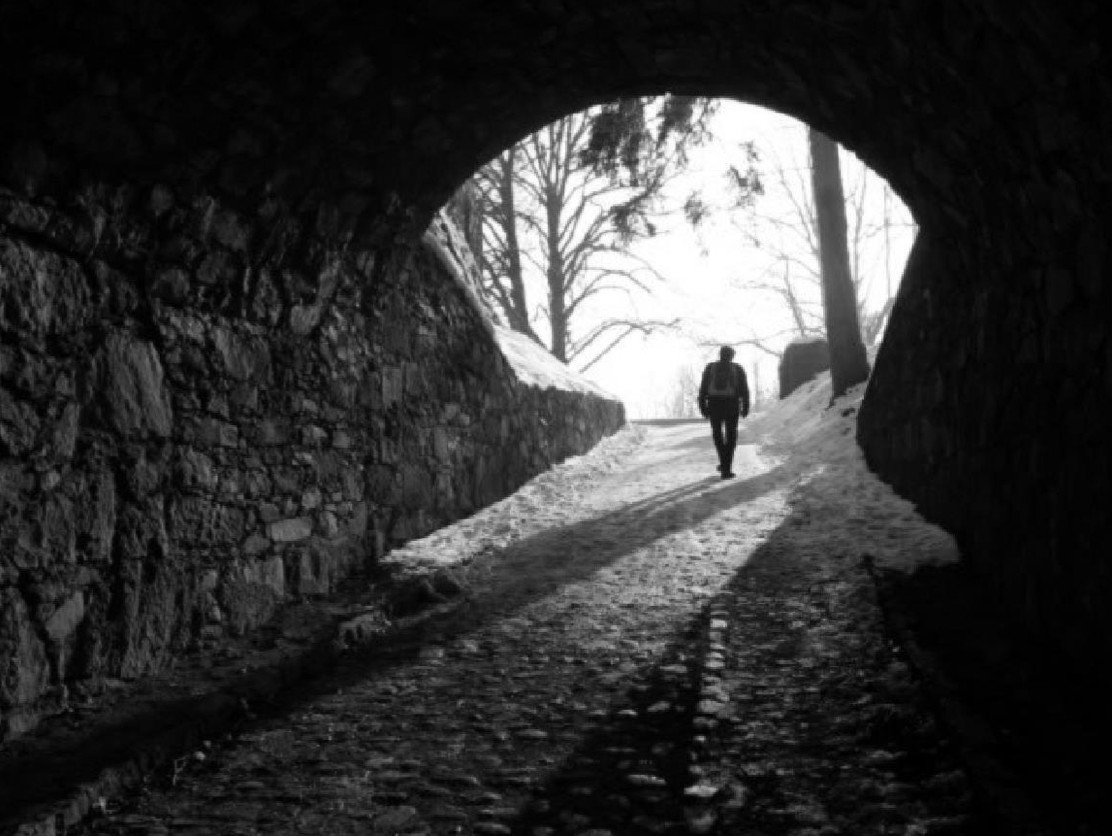
%> input picture tugas-2/task4/test_images/dark_tunnel.jpg, 1112 x 836 px
$ octave main_brightening.m   (GNU Octave 9; MATLAB toolbox functions it lacks are replaced by stand-ins)
%> lines starting %> are read from the running program, lines starting %| are printed output that depends on the picture
### tugas-2/task4/homomorphicFilter.m
function [enhanced, spectrum] = homomorphicFilter(image, gammaL, gammaH, c, D0)
    isColor = (size(image, 3) == 3);

    if isColor
        hsv = rgb2hsv(image);
        [v_enhanced, spectrum] = processChannel(uint8(hsv(:,:,3) * 255), gammaL, gammaH, c, D0);
        hsv(:,:,3) = double(v_enhanced) / 255.0;
        hsv(:,:,2) = hsv(:,:,2) .^ 0.7;  % Power < 1 boosts saturation
        hsv(:,:,2) = min(hsv(:,:,2) * 1.5, 1.0);  % Then scale up
        enhanced = im2uint8(hsv2rgb(hsv));
    else
        [enhanced, spectrum] = processChannel(image, gammaL, gammaH, c, D0);
    end
end

function [enhanced, spectrum] = processChannel(img, gammaL, gammaH, c, D0)
    img_orig = double(img);
    img_normalized = img_orig / 255.0;
    epsilon = 1e-6;
    img_normalized = img_normalized + epsilon;
    logImg = log(img_normalized);
    F = fft2(logImg);
    F_shifted = fftshift(F);
    [M, N] = size(img);
    H = createHomomorphicFilter(M, N, gammaL, gammaH, c, D0);
    G_shifted = F_shifted .* H;
    G = ifftshift(G_shifted);
    g = real(ifft2(G));
    enhanced = exp(g);
    enhanced = enhanced - epsilon;
    enhanced(enhanced < 0) = 0;
    minVal = min(enhanced(:));
    maxVal = max(enhanced(:));

    if maxVal > minVal
        enhanced = (enhanced - minVal) / (maxVal - minVal);
    end

    gamma = 0.3;
    enhanced = enhanced .^ gamma;
    enhanced = uint8(enhanced * 255);
    spectrum.original = log(1 + abs(fftshift(fft2(img_normalized))));
    spectrum.filtered = log(1 + abs(G_shifted));
    spectrum.filter = H;
    spectrum.logImage = logImg;
end

function H = createHomomorphicFilter(M, N, gammaL, gammaH, c, D0)
    u = 0:(M-1);
    v = 0:(N-1);
    idx = find(u > M/2);
    u(idx) = u(idx) - M;
    idx = find(v > N/2);
    v(idx) = v(idx) - N;
    [V, U] = meshgrid(v, u);
    D = sqrt(U.^2 + V.^2);
    H = (gammaH - gammaL) * (1 - exp(-c * (D.^2 / D0^2))) + gammaL;
end

### tugas-2/task4/visualizeHomomorphic.m
function visualizeHomomorphic(original, enhanced, spectrum, params)
    figure('Name', 'Homomorphic Filtering Analysis', 'Position', [50 50 1400 900]);

    subplot(3, 4, 1);
    imshow(original);
    title('Original Image');

    subplot(3, 4, 2);
    imshow(enhanced);
    title(sprintf('Enhanced Image\n(γ_L=%.2f, γ_H=%.2f, c=%.2f, D_0=%d)', ...
        params.gammaL, params.gammaH, params.c, params.D0));

    subplot(3, 4, 3);
    if size(original, 3) == 1
        [countsOrig, bins] = imhist(original);
        [countsEnh, ~] = imhist(enhanced);
        plot(bins, countsOrig, 'b-', 'LineWidth', 1.5); hold on;
        plot(bins, countsEnh, 'r-', 'LineWidth', 1.5);
        legend('Original', 'Enhanced', 'Location', 'best');
    else
        hold on;
        for ch = 1:3
            [counts, bins] = imhist(original(:,:,ch));
            plot(bins, counts, '--', 'LineWidth', 1, 'Color', [ch==1, ch==2, ch==3]*0.7);
        end
        for ch = 1:3
            [counts, bins] = imhist(enhanced(:,:,ch));
            plot(bins, counts, '-', 'LineWidth', 1.5, 'Color', [ch==1, ch==2, ch==3]);
        end
        legend('R orig', 'G orig', 'B orig', 'R enh', 'G enh', 'B enh', 'Location', 'best');
    end
    xlabel('Intensity'); ylabel('Frequency');
    title('Histogram Comparison');
    grid on;

    subplot(3, 4, 4);
    meanOrig = mean(double(original(:)));
    meanEnh = mean(double(enhanced(:)));
    bar([meanOrig, meanEnh]);
    set(gca, 'XTickLabel', {'Original', 'Enhanced'});
    ylabel('Mean Brightness');
    title(sprintf('Brightness: %.1f → %.1f', meanOrig, meanEnh));
    grid on;

    subplot(3, 4, 5);
    imshow(spectrum.logImage, []);
    title('Log Transform');
    colormap(gca, 'gray');

    subplot(3, 4, 6);
    imshow(spectrum.original, []);
    title('Original Spectrum');
    colormap(gca, 'jet'); colorbar;

    subplot(3, 4, 7);
    imshow(spectrum.filter, []);
    title('Homomorphic Filter H(u,v)');
    colormap(gca, 'jet'); colorbar;

    subplot(3, 4, 8);
    imshow(spectrum.filtered, []);
    title('Filtered Spectrum');
    colormap(gca, 'jet'); colorbar;

    subplot(3, 4, 9);
    [M, N] = size(spectrum.filter);
    centerRow = round(M/2);
    plot(spectrum.filter(centerRow, :), 'b-', 'LineWidth', 2);
    hold on;
    yline(params.gammaL, 'r--', 'γ_L', 'LineWidth', 1.5);
    yline(params.gammaH, 'g--', 'γ_H', 'LineWidth', 1.5);
    xlabel('Frequency'); ylabel('H(u,v)');
    title('Filter Cross-Section');
    grid on;
    legend('H(u,v)', sprintf('γ_L = %.2f', params.gammaL), ...
        sprintf('γ_H = %.2f', params.gammaH), 'Location', 'best');

    subplot(3, 4, 10);
    [X, Y] = meshgrid(1:5:N, 1:5:M);
    Z = spectrum.filter(1:5:M, 1:5:N);
    surf(X, Y, Z, 'EdgeColor', 'none');
    title('3D Filter View');
    xlabel('u'); ylabel('v'); zlabel('H(u,v)');
    colormap(gca, 'jet'); colorbar;
    view(45, 30);

    subplot(3, 4, 11);
    contrastOrig = std(double(original(:)));
    contrastEnh = std(double(enhanced(:)));
    bar([contrastOrig, contrastEnh]);
    set(gca, 'XTickLabel', {'Original', 'Enhanced'});
    ylabel('Contrast (Std Dev)');
    title(sprintf('Contrast: %.1f → %.1f', contrastOrig, contrastEnh));
    grid on;

    subplot(3, 4, 12);
    [M, N, ~] = size(original);
    rowRange = round(M/3):round(2*M/3);
    colRange = round(N/3):round(2*N/3);

    roiOrig = original(rowRange, colRange, :);
    roiEnh = enhanced(rowRange, colRange, :);

    comparison = [roiOrig, uint8(255*ones(size(roiOrig,1), 5, size(roiOrig,3))), roiEnh];
    imshow(comparison);
    title('Zoomed Comparison (Orig | Enhanced)');

    sgtitle(sprintf('Homomorphic Filtering: γ_L=%.2f, γ_H=%.2f, c=%.2f, D_0=%d', ...
        params.gammaL, params.gammaH, params.c, params.D0), 'FontSize', 14, 'FontWeight', 'bold');
end

### tugas-2/task4/compareEnhancement.m
function results = compareEnhancement(image, params)
    numTests = length(params);
    results = struct('name', {}, 'enhanced', {}, 'params', {}, 'metrics', {}, 'spectrum', {});

    fprintf('Comparing %d enhancement configurations...\n', numTests);

    for i = 1:numTests
        fprintf('  [%d/%d] %s... ', i, numTests, params(i).name);

        tic;
        [enhanced, spectrum] = homomorphicFilter(image, ...
            params(i).gammaL, params(i).gammaH, params(i).c, params(i).D0);
        elapsed = toc;

        metrics = calculateMetrics(image, enhanced);
        metrics.processingTime = elapsed;

        results(i).name = params(i).name;
        results(i).enhanced = enhanced;
        results(i).params = params(i);
        results(i).metrics = metrics;
        results(i).spectrum = spectrum;

        fprintf('Done (%.3fs)\n', elapsed);
    end

    fprintf('Comparison complete!\n');
end

function metrics = calculateMetrics(original, enhanced)
    orig = double(original);
    enh = double(enhanced);

    metrics.meanBrightnessOrig = mean(orig(:));
    metrics.meanBrightnessEnh = mean(enh(:));
    metrics.brightnessIncrease = metrics.meanBrightnessEnh - metrics.meanBrightnessOrig;
    metrics.brightnessRatio = metrics.meanBrightnessEnh / metrics.meanBrightnessOrig;

    metrics.contrastOrig = std(orig(:));
    metrics.contrastEnh = std(enh(:));
    metrics.contrastIncrease = metrics.contrastEnh - metrics.contrastOrig;

    metrics.dynamicRangeOrig = double(max(original(:))) - double(min(original(:)));
    metrics.dynamicRangeEnh = double(max(enhanced(:))) - double(min(enhanced(:)));

    metrics.entropyOrig = entropy(original);
    metrics.entropyEnh = entropy(enhanced);

    if size(original, 3) == 1
        [countsOrig, ~] = imhist(original);
        [countsEnh, ~] = imhist(enhanced);
    else
        countsOrig = (imhist(original(:,:,1)) + imhist(original(:,:,2)) + imhist(original(:,:,3))) / 3;
        countsEnh = (imhist(enhanced(:,:,1)) + imhist(enhanced(:,:,2)) + imhist(enhanced(:,:,3))) / 3;
    end

    metrics.histUniformityOrig = sum((countsOrig / sum(countsOrig)).^2);
    metrics.histUniformityEnh = sum((countsEnh / sum(countsEnh)).^2);

    if size(original, 3) == 1
        grayOrig = original;
        grayEnh = enhanced;
    else
        grayOrig = rgb2gray(original);
        grayEnh = rgb2gray(enhanced);
    end

    [Gx, Gy] = gradient(double(grayOrig));
    metrics.edgeContentOrig = mean(sqrt(Gx(:).^2 + Gy(:).^2));

    [Gx, Gy] = gradient(double(grayEnh));
    metrics.edgeContentEnh = mean(sqrt(Gx(:).^2 + Gy(:).^2));
end

### tugas-2/task4/main_brightening.m
%% MAIN_BRIGHTENING
clear; clc; close all;

%% 1. SETUP
fprintf('=== HOMOMORPHIC FILTERING - IMAGE BRIGHTENING ===\n');
fprintf('Memisahkan komponen iluminasi dan reflektansi\n');
fprintf('untuk mencerahkan citra gelap\n\n');

addpath(genpath('.'));

%% 2. LOAD TEST IMAGES
fprintf('Loading test images...\n');

try
    imgTunnel = imread('test_images/dark_tunnel.jpg');
%> imgTunnel is the input picture: size 836x1112x3 uint8; min 0, max 255, mean 51.8
    if size(imgTunnel, 3) == 3
        imgTunnel = rgb2gray(imgTunnel);
%> imgTunnel: size 836x1112 uint8
    end
    fprintf('  ✓ Dark tunnel image loaded\n');
catch
    imgTunnel = imread('pout.tif');
    fprintf('  ! Using fallback image: pout.tif\n');
end

try
    imgFlower = imread('test_images/dark_flower.jpg');
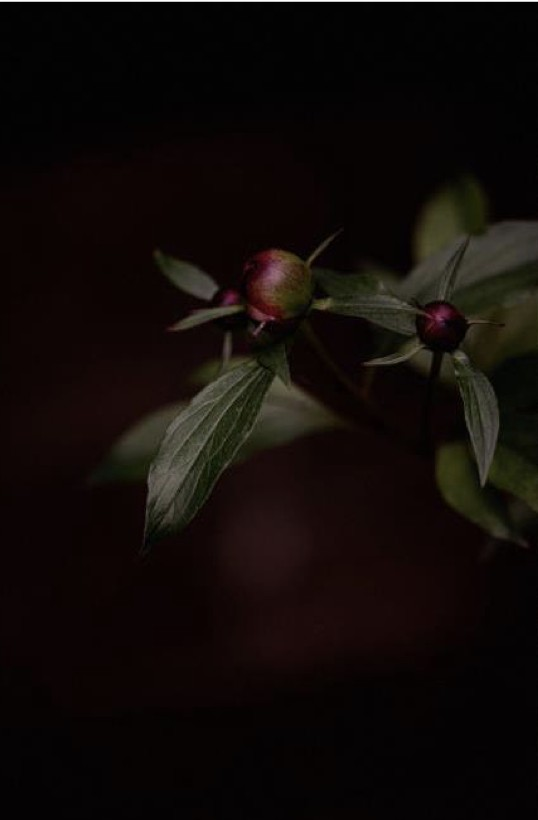
%> input picture tugas-2/task4/test_images/dark_flower.jpg, 538 x 820 px
%> imgFlower is the input picture: size 820x538x3 uint8; mean R, G, B 16.6, 10.7, 8.3
    fprintf('  ✓ Dark flower image loaded\n');
catch
    imgFlower = imread('peppers.png');
    fprintf('  ! Using fallback image: peppers.png\n');
end

try
    imgExtra1 = imread('cameraman.tif');
    fprintf('  ✓ Extra test image 1 loaded\n');
catch
    imgExtra1 = uint8(rand(256,256)*255);
    fprintf('  ! Using random image 1\n');
end

try
    imgExtra2 = imread('autumn.tif');
    fprintf('  ✓ Extra test image 2 loaded (color)\n');
catch
    imgExtra2 = uint8(rand(256,256,3)*255);
    fprintf('  ! Using random image 2\n');
end

%% 3. TEST 1
fprintf('\n=== TEST 1: DARK TUNNEL (GRAYSCALE) ===\n');
fprintf('Applying homomorphic filter...\n');
fprintf('  Parameters: γL=0.5, γH=2.0, c=1.0, D0=30\n');
[enhancedTunnel, spectrumTunnel] = homomorphicFilter(imgTunnel, 0.5, 2.0, 1.0, 30);
%> in processChannel, `minVal = min(enhanced(:));`: minVal = 0
%> in processChannel, `maxVal = max(enhanced(:));`: maxVal = 1

params1.gammaL = 0.5;
params1.gammaH = 2.0;
params1.c = 1.0;
params1.D0 = 30;
visualizeHomomorphic(imgTunnel, enhancedTunnel, spectrumTunnel, params1);
%> in visualizeHomomorphic, `[countsOrig, bins] = imhist(original);`: countsOrig = 256 values, max 43845 at index 5, min 562 at index 221, mean 3631.4; bins = 256 values from 0 to 255
%> in visualizeHomomorphic, `[countsEnh, ~] = imhist(enhanced);`: countsEnh = 256 values, max 43502 at index 22, min 0 at index 2, mean 3631.4
%> in visualizeHomomorphic, `meanOrig = mean(double(original(:)));`: meanOrig = 51.82
%> in visualizeHomomorphic, `meanEnh = mean(double(enhanced(:)));`: meanEnh = 81.2
%> in visualizeHomomorphic, `[M, N] = size(spectrum.filter);`: M = 836; N = 1112
%> in visualizeHomomorphic, `centerRow = round(M/2);`: centerRow = 418
%> in visualizeHomomorphic, `contrastOrig = std(double(original(:)));`: contrastOrig = 69.68
%> in visualizeHomomorphic, `contrastEnh = std(double(enhanced(:)));`: contrastEnh = 68.08

figure('Name', 'Contoh 1: Dark Tunnel (Input vs Output)', 'Position', [100 100 1200 500]);
subplot(1, 2, 1);
imshow(imgTunnel);
title('Input Image (Dark Tunnel)');

subplot(1, 2, 2);
imshow(enhancedTunnel);
title('Filtered Image (Brightened)');

sgtitle('Homomorphic Filtering: Dark Tunnel Enhancement', 'FontSize', 14, 'FontWeight', 'bold');

%% 4. TEST 2
fprintf('\n=== TEST 2: DARK FLOWER (COLOR IMAGE) ===\n');

fprintf('Applying homomorphic filter to color image...\n');
fprintf('  Parameters: γL=0.5, γH=2.0, c=1.0, D0=30\n');
[enhancedFlower, spectrumFlower] = homomorphicFilter(imgFlower, 0.5, 2.0, 1.0, 30);
%> call 2 of homomorphicFilter, with gammaL = 0.5, gammaH = 2, c = 1, D0 = 30
%> in homomorphicFilter (call 2), `enhanced = im2uint8(hsv2rgb(hsv));`:
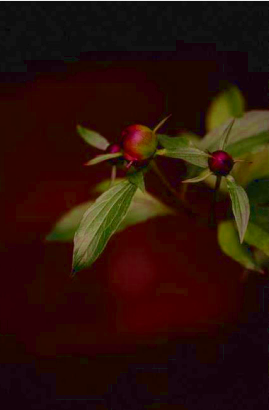
%> enhanced: size 820x538x3 uint8 (shown at 1/2 size); mean R, G, B 43.7, 17.7, 9

params2.gammaL = 0.5;
params2.gammaH = 2.0;
params2.c = 1.0;
params2.D0 = 30;
visualizeHomomorphic(imgFlower, enhancedFlower, spectrumFlower, params2);
%> in visualizeHomomorphic (call 2), `meanOrig = mean(double(original(:)));`: meanOrig = 11.85
%> in visualizeHomomorphic (call 2), `meanEnh = mean(double(enhanced(:)));`: meanEnh = 23.45
%> in visualizeHomomorphic (call 2), `imshow(spectrum.filter, []);`:
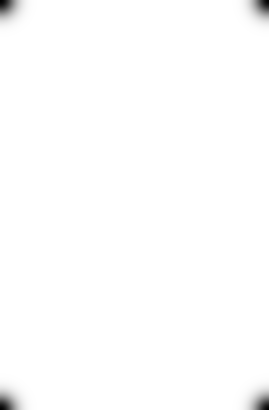
%> displayed picture: size 820x538, on the screen's scale of 0 to 255 (shown at 1/2 size); min 0, max 255, mean 253.4
%> in visualizeHomomorphic (call 2), `[M, N] = size(spectrum.filter);`: M = 820; N = 538
%> in visualizeHomomorphic (call 2), `centerRow = round(M/2);`: centerRow = 410
%> in visualizeHomomorphic (call 2), `contrastOrig = std(double(original(:)));`: contrastOrig = 19.26
%> in visualizeHomomorphic (call 2), `contrastEnh = std(double(enhanced(:)));`: contrastEnh = 29.78

figure('Name', 'Contoh 2: Dark Flower (Input: kiri, Filtered: kanan)', 'Position', [100 100 1000 500]);
comparison = [imgFlower, uint8(255*ones(size(imgFlower,1), 10, 3)), enhancedFlower];
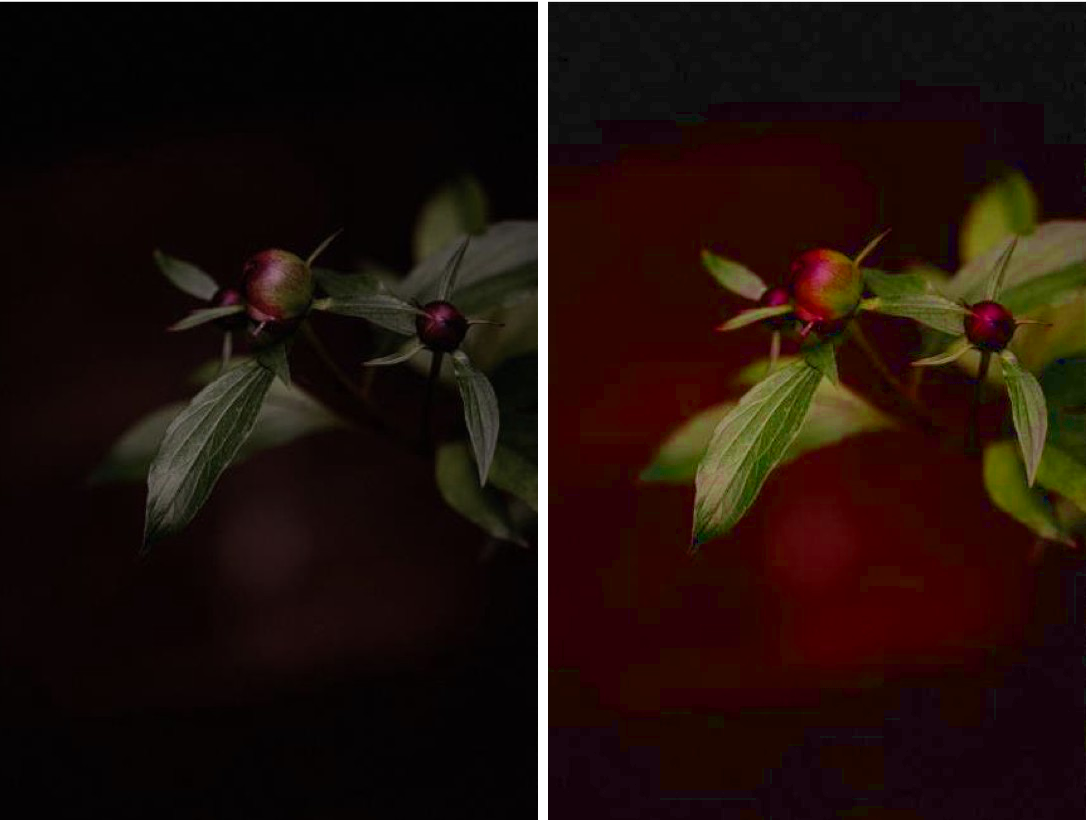
%> comparison: size 820x1086x3 uint8; mean R, G, B 32.2, 16.4, 10.9
imshow(comparison);
title('Left: Input (Dark Flower) | Right: Filtered (Brightened)', 'FontSize', 12);

%% 5. TEST 3
fprintf('\n=== TEST 3: PARAMETER COMPARISON ===\n');

testParams = [
    struct('gammaL', 0.3, 'gammaH', 1.5, 'c', 1.0, 'D0', 30, 'name', 'Mild Enhancement'),
    struct('gammaL', 0.5, 'gammaH', 2.0, 'c', 1.0, 'D0', 30, 'name', 'Moderate Enhancement'),
    struct('gammaL', 0.7, 'gammaH', 2.5, 'c', 1.5, 'D0', 40, 'name', 'Strong Enhancement'),
    struct('gammaL', 0.4, 'gammaH', 2.0, 'c', 0.5, 'D0', 50, 'name', 'Wide Filter'),
    struct('gammaL', 0.5, 'gammaH', 2.0, 'c', 2.0, 'D0', 20, 'name', 'Narrow Filter')
];

results = compareEnhancement(imgTunnel, testParams);
%> the loop in compareEnhancement, `for i = 1:numTests` made 5 passes
%> after the loop in compareEnhancement, `for i = 1:numTests`: results = 5 items
%> results = 5 items

figure('Name', 'Parameter Comparison', 'Position', [50 50 1400 800]);

subplot(2, 3, 1);
imshow(imgTunnel);
title('Original');

for i = 1:length(results)
    subplot(2, 3, i+1);
    imshow(results(i).enhanced);
    title(sprintf('%s\nγL=%.1f, γH=%.1f\nMean: %.1f', ...
        results(i).name, results(i).params.gammaL, results(i).params.gammaH, ...
        results(i).metrics.meanBrightnessEnh));
end
%> this loop made 5 passes

sgtitle('Parameter Comparison for Dark Tunnel Image', 'FontSize', 14, 'FontWeight', 'bold');

%% 6. TEST 4
fprintf('\n=== TEST 4: METRICS ANALYSIS ===\n');

figure('Name', 'Enhancement Metrics', 'Position', [50 50 1400 600]);

subplot(2, 4, 1);
brightness = arrayfun(@(x) x.metrics.meanBrightnessEnh, results);
%> brightness = [101.7 81.2 66.84 81.18 81.22]
bar(brightness);
set(gca, 'XTickLabel', 1:length(results));
ylabel('Mean Brightness');
title('Brightness After Enhancement');
grid on;

subplot(2, 4, 2);
ratios = arrayfun(@(x) x.metrics.brightnessRatio, results);
%> ratios = [1.96 1.57 1.29 1.57 1.57]
bar(ratios);
set(gca, 'XTickLabel', 1:length(results));
ylabel('Ratio');
title('Brightness Ratio (Enh/Orig)');
grid on;

subplot(2, 4, 3);
contrast = arrayfun(@(x) x.metrics.contrastEnh, results);
%> contrast = [64.51 68.08 69.6 68.07 68.09]
bar(contrast);
set(gca, 'XTickLabel', 1:length(results));
ylabel('Contrast (Std)');
title('Contrast After Enhancement');
grid on;

subplot(2, 4, 4);
entropy_vals = arrayfun(@(x) x.metrics.entropyEnh, results);
%> entropy_vals = [6.81 6.78 6.77 6.88 6.73]
bar(entropy_vals);
set(gca, 'XTickLabel', 1:length(results));
ylabel('Entropy');
title('Information Content');
grid on;

subplot(2, 4, 5);
edges = arrayfun(@(x) x.metrics.edgeContentEnh, results);
%> edges = [5.94 5.76 5.46 5.76 5.76]
bar(edges);
set(gca, 'XTickLabel', 1:length(results));
ylabel('Edge Content');
title('Edge Strength');
grid on;

subplot(2, 4, 6);
times = arrayfun(@(x) x.metrics.processingTime, results);
%> times = [1.29 1.05 0.405 0.388 0.38]
bar(times);
set(gca, 'XTickLabel', 1:length(results));
ylabel('Time (s)');
title('Processing Time');
grid on;

subplot(2, 4, 7);
gammaL = arrayfun(@(x) x.params.gammaL, results);
%> gammaL = [0.3 0.5 0.7 0.4 0.5]
gammaH = arrayfun(@(x) x.params.gammaH, results);
%> gammaH = [1.5 2 2.5 2 2]
bar([gammaL; gammaH]');
set(gca, 'XTickLabel', 1:length(results));
ylabel('Gamma Value');
title('γL vs γH');
legend('γL', 'γH', 'Location', 'best');
grid on;

subplot(2, 4, 8);
D0_vals = arrayfun(@(x) x.params.D0, results);
%> D0_vals = [30 30 40 50 20]
bar(D0_vals);
set(gca, 'XTickLabel', 1:length(results));
ylabel('D0');
title('Cutoff Frequency');
grid on;

%% 8. TEST 5
fprintf('\n=== TEST 5: EFFECT OF GAMMA_L (Low Frequency Gain) ===\n');

gammaL_range = [0.2, 0.4, 0.6, 0.8, 1.0];
figure('Name', 'Effect of Gamma_L', 'Position', [50 50 1400 700]);

subplot(2, length(gammaL_range)+1, 1);
imshow(imgTunnel);
title('Original');

for i = 1:length(gammaL_range)
    gL = gammaL_range(i);
    [enhanced, spectrum] = homomorphicFilter(imgTunnel, gL, 2.0, 1.0, 30);

    subplot(2, length(gammaL_range)+1, i+1);
    imshow(enhanced);
    title(sprintf('γ_L = %.1f\nMean: %.1f', gL, mean(double(enhanced(:)))));

    subplot(2, length(gammaL_range)+1, length(gammaL_range)+1 + i+1);
    imshow(spectrum.filter, []);
    title(sprintf('Filter (γ_L=%.1f)', gL));
    colormap(gca, 'jet');

    fprintf('  γL=%.1f: Mean brightness = %.1f\n', gL, mean(double(enhanced(:))));
end

sgtitle('Effect of γ_L on Enhancement (γ_H=2.0, c=1.0, D_0=30)', 'FontSize', 14);

%% 9. TEST 6
fprintf('\n=== TEST 6: EFFECT OF GAMMA_H (High Frequency Gain) ===\n');

gammaH_range = [1.0, 1.5, 2.0, 2.5, 3.0];
figure('Name', 'Effect of Gamma_H', 'Position', [50 50 1400 700]);

subplot(2, length(gammaH_range)+1, 1);
imshow(imgTunnel);
title('Original');

for i = 1:length(gammaH_range)
    gH = gammaH_range(i);
    [enhanced, spectrum] = homomorphicFilter(imgTunnel, 0.5, gH, 1.0, 30);

    subplot(2, length(gammaH_range)+1, i+1);
    imshow(enhanced);
    title(sprintf('γ_H = %.1f\nContrast: %.1f', gH, std(double(enhanced(:)))));

    subplot(2, length(gammaH_range)+1, length(gammaH_range)+1 + i+1);
    imshow(spectrum.filter, []);
    title(sprintf('Filter (γ_H=%.1f)', gH));
    colormap(gca, 'jet');

    fprintf('  γH=%.1f: Contrast = %.1f\n', gH, std(double(enhanced(:))));
end

sgtitle('Effect of γ_H on Enhancement (γ_L=0.5, c=1.0, D_0=30)', 'FontSize', 14);

%% 10. TEST 7
fprintf('\n=== TEST 7: EFFECT OF D0 (CUTOFF FREQUENCY) ===\n');

D0_range = [10, 20, 40, 60, 80];
figure('Name', 'Effect of D0', 'Position', [50 50 1400 700]);

subplot(2, length(D0_range)+1, 1);
imshow(imgTunnel);
title('Original');

for i = 1:length(D0_range)
    d = D0_range(i);
    [enhanced, spectrum] = homomorphicFilter(imgTunnel, 0.5, 2.0, 1.0, d);

    subplot(2, length(D0_range)+1, i+1);
    imshow(enhanced);
    title(sprintf('D_0 = %d', d));

    subplot(2, length(D0_range)+1, length(D0_range)+1 + i+1);
    imshow(spectrum.filter, []);
    title(sprintf('Filter (D_0=%d)', d));
    colormap(gca, 'jet');

    fprintf('  D0=%d: Mean brightness = %.1f\n', d, mean(double(enhanced(:))));
end

sgtitle('Effect of D_0 on Enhancement (γ_L=0.5, γ_H=2.0, c=1.0)', 'FontSize', 14);

%% 11. TEST 8
fprintf('\n=== TEST 8: ADDITIONAL TEST IMAGES ===\n');

figure('Name', 'Additional Test Images', 'Position', [50 50 1400 600]);

subplot(2, 4, 1);
imshow(imgExtra1);
title('Extra Image 1 (Original)');

[enhanced1, ~] = homomorphicFilter(imgExtra1, 0.5, 2.0, 1.0, 30);
subplot(2, 4, 2);
imshow(enhanced1);
title('Enhanced 1');

subplot(2, 4, 3);
imhist(imgExtra1);
title('Histogram Original 1');

subplot(2, 4, 4);
imhist(enhanced1);
title('Histogram Enhanced 1');

subplot(2, 4, 5);
imshow(imgExtra2);
title('Extra Image 2 (Original)');

[enhanced2, ~] = homomorphicFilter(imgExtra2, 0.4, 2.2, 1.5, 40);
subplot(2, 4, 6);
imshow(enhanced2);
title('Enhanced 2');

subplot(2, 4, 7);
imhist(rgb2gray(imgExtra2));
title('Histogram Original 2');

subplot(2, 4, 8);
imhist(rgb2gray(enhanced2));
title('Histogram Enhanced 2');

%% 12. SAVE RESULTS
fprintf('\n=== SAVING RESULTS ===\n');

outputDir = 'output_brightening';
if ~exist(outputDir, 'dir')
    mkdir(outputDir);
end

imwrite(enhancedTunnel, fullfile(outputDir, 'enhanced_tunnel.jpg'));
imwrite(enhancedFlower, fullfile(outputDir, 'enhanced_flower.jpg'));
imwrite(enhanced1, fullfile(outputDir, 'enhanced_extra1.jpg'));
imwrite(enhanced2, fullfile(outputDir, 'enhanced_extra2.jpg'));

fprintf('Enhanced images saved to %s/\n', outputDir);
